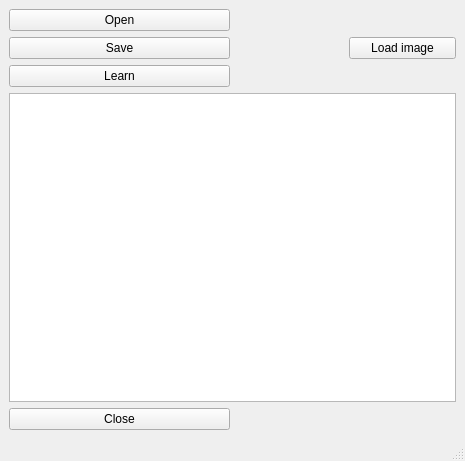
<?xml version="1.0" encoding="UTF-8"?>
<ui version="4.0">
 <class>MainWindow</class>
 <widget class="QMainWindow" name="MainWindow">
  <property name="geometry">
   <rect>
    <x>0</x>
    <y>0</y>
    <width>465</width>
    <height>461</height>
   </rect>
  </property>
  <property name="windowTitle">
   <string>MainWindow</string>
  </property>
  <widget class="QWidget" name="centralwidget">
   <layout class="QGridLayout" name="gridLayout_2">
    <item row="0" column="0">
     <layout class="QVBoxLayout" name="verticalLayout">
      <item>
       <widget class="QPushButton" name="open">
        <property name="text">
         <string>Open</string>
        </property>
       </widget>
      </item>
      <item>
       <widget class="QPushButton" name="save">
        <property name="text">
         <string>Save</string>
        </property>
       </widget>
      </item>
      <item>
       <widget class="QPushButton" name="learn">
        <property name="text">
         <string>Learn</string>
        </property>
       </widget>
      </item>
     </layout>
    </item>
    <item row="0" column="1">
     <layout class="QHBoxLayout" name="horizontalLayout">
      <item>
       <widget class="QLabel" name="label">
        <property name="text">
         <string/>
        </property>
       </widget>
      </item>
      <item>
       <widget class="QPushButton" name="load">
        <property name="text">
         <string>Load image</string>
        </property>
       </widget>
      </item>
     </layout>
    </item>
    <item row="1" column="0" colspan="2">
     <widget class="QTextEdit" name="textEdit"/>
    </item>
    <item row="2" column="0">
     <widget class="QPushButton" name="close">
      <property name="text">
       <string>Close</string>
      </property>
     </widget>
    </item>
   </layout>
  </widget>
  <widget class="QMenuBar" name="menubar">
   <property name="geometry">
    <rect>
     <x>0</x>
     <y>0</y>
     <width>465</width>
     <height>20</height>
    </rect>
   </property>
  </widget>
  <widget class="QStatusBar" name="statusbar"/>
 </widget>
 <resources/>
 <connections/>
</ui>
